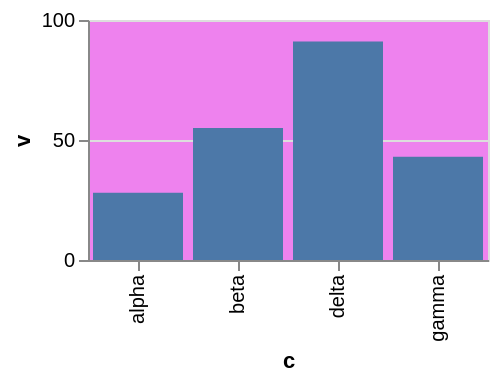

Express this chart as Vega-Lite.
### Vega-Lite specification from a JSON file in a GitHub repository (floating-point values rounded to 4 significant figures)
{"$schema": "https://vega.github.io/schema/vega-lite/v6.json", "width": 200, "height": 120, "data": {"values": [{"c": "alpha", "v": 28, "w": 3, "t": "2024-01-07"}, {"c": "beta", "v": 55, "w": 7, "t": "2024-03-19"}, {"c": "gamma", "v": 43, "w": 5, "t": "2024-06-02"}, {"c": "delta", "v": 91, "w": 9, "t": "2024-09-11"}]}, "mark": "bar", "encoding": {"x": {"field": "c", "type": "nominal"}, "y": {"field": "v", "type": "quantitative"}}, "config": {"view": {"fill": "violet"}}}
